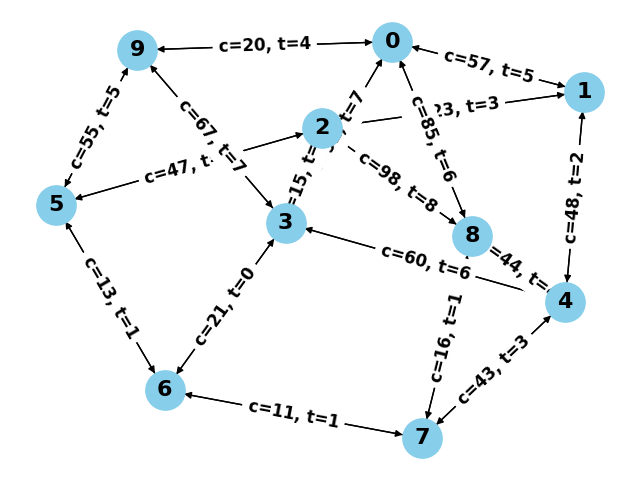

Write Python code to recreate this figure.
import networkx as nx
import numpy as np
import matplotlib.pyplot as plt

A = [
    [0, 1, 0, 1, 0, 0, 0, 0, 1, 1],
    [1, 0, 1, 0, 1, 0, 0, 0, 0, 0],
    [0, 1, 0, 1, 0, 1, 0, 0, 1, 0],
    [1, 0, 1, 0, 1, 0, 1, 0, 0, 1],
    [0, 1, 0, 1, 0, 0, 0, 1, 1, 0],
    [0, 0, 1, 0, 0, 0, 1, 0, 0, 1],
    [0, 0, 0, 1, 0, 1, 0, 1, 0, 0],
    [0, 0, 0, 0, 1, 0, 1, 0, 1, 0],
    [1, 0, 1, 0, 1, 0, 0, 1, 0, 0],
    [1, 0, 0, 1, 0, 1, 0, 0, 0, 0]
]

c = [
    [0,  57,  0,  91,  0,  0,  0,  0,  85,  20],
    [57,  0,  23,  0,  48,  0,  0,  0,  0,  0],
    [0,  23,  0,  15,  0,  47,  0,  0,  98,  0],
    [91,  0,  15,  0,  60,  0,  21,  0,  0,  67],
    [0,  48,  0,  60,  0,  0,  0,  43,  44,  0],
    [0,  0,  47,  0,  0,  0,  13,  0,  0,  55],
    [0,  0,  0,  21,  0,  13,  0,  11,  0,  0],
    [0,  0,  0,  0,  43,  0,  11,  0,  16,  0],
    [85,  0,  98,  0,  44,  0,  0,  16,  0,  0],
    [20,  0,  0,  67,  0,  55,  0,  0,  0,  0]
]

t = [
    [0,  5,  0,  7,  0,  0,  0,  0,  6,  4],
    [5,  0,  3,  0,  2,  0,  0,  0,  0,  0],
    [0,  3,  0,  1,  0,  4,  0,  0,  8,  0],
    [7,  0,  1,  0,  6,  0,  5,  0,  0,  7],
    [0,  2,  0,  6,  0,  0,  0,  3,  4,  0],
    [0,  0,  4,  0,  0,  0,  1,  0,  0,  5],
    [0,  0,  0,  0,  0,  1,  0,  0,  8,  0],
    [0,  0,  0,  0,  3,  0,  1,  0,  1,  0],
    [6,  0,  8,  0,  4,  0,  0,  1,  0,  0],
    [4,  0,  0,  7,  0,  5,  0,  0,  0,  0]
]

G = nx.from_numpy_array(np.array(A), create_using=nx.DiGraph)

node_labels = {i: i+1 for i in range(len(A))}
nx.set_node_attributes(G, node_labels, "label")

edge_labels_c = {(i, j): c[i][j] for i in range(len(A)) for j in range(len(A)) if A[i][j] == 1}
edge_labels_t = {(i, j): t[i][j] for i in range(len(A)) for j in range(len(A)) if A[i][j] == 1}
edge_labels = {(i, j): f"c={edge_labels_c[(i, j)]}, t={edge_labels_t[(i, j)]}" for i, j in edge_labels_c.keys()}

pos = nx.spring_layout(G, seed=42, iterations= 1000)
nx.draw(G, pos, with_labels=True, node_size=800, font_size=16, font_weight="bold", node_color="skyblue")
nx.draw_networkx_edge_labels(G, pos, edge_labels=edge_labels, font_size=12, font_weight="bold")

plt.savefig("graph.png", transparent = True)
plt.show()
